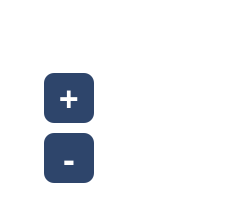
    <widget class="QWidget" name="timer_page">
     <property name="styleSheet">
      <string notr="true">background-color: rgba(0,0,0,0)</string>
     </property>
     <widget class="QFrame" name="timer_frame">
      <property name="geometry">
       <rect>
        <x>0</x>
        <y>0</y>
        <width>241</width>
        <height>208</height>
       </rect>
      </property>
      <property name="minimumSize">
       <size>
        <width>241</width>
        <height>208</height>
       </size>
      </property>
      <property name="maximumSize">
       <size>
        <width>16777215</width>
        <height>208</height>
       </size>
      </property>
      <property name="styleSheet">
       <string notr="true">background-color: rgba(0,0,0,0)</string>
      </property>
      <property name="frameShape">
       <enum>QFrame::StyledPanel</enum>
      </property>
      <property name="frameShadow">
       <enum>QFrame::Raised</enum>
      </property>
      <layout class="QVBoxLayout" name="verticalLayout_5">
       <item>
        <widget class="QLabel" name="timer_frame_label">
         <property name="minimumSize">
          <size>
           <width>221</width>
           <height>33</height>
          </size>
         </property>
         <property name="maximumSize">
          <size>
           <width>217</width>
           <height>33</height>
          </size>
         </property>
         <property name="font">
          <font>
           <family>MS Serif</family>
           <pointsize>16</pointsize>
          </font>
         </property>
         <property name="styleSheet">
          <string notr="true">QLabel{
	background-color: rgba(255, 255, 255, 0);
	
	color: rgb(255, 255, 255);
}</string>
         </property>
         <property name="text">
          <string>Таймер</string>
         </property>
         <property name="alignment">
          <set>Qt::AlignHCenter|Qt::AlignTop</set>
         </property>
        </widget>
       </item>
       <item>
        <widget class="QFrame" name="timer_frame_with_buttons_and_info">
         <property name="minimumSize">
          <size>
           <width>223</width>
           <height>159</height>
          </size>
         </property>
         <property name="styleSheet">
          <string notr="true">background-color: rgba(0,0,0,0)</string>
         </property>
         <property name="frameShape">
          <enum>QFrame::StyledPanel</enum>
         </property>
         <property name="frameShadow">
          <enum>QFrame::Raised</enum>
         </property>
         <layout class="QHBoxLayout" name="horizontalLayout_2">
          <item>
           <widget class="QFrame" name="timer_buttons_frame">
            <property name="styleSheet">
             <string notr="true">background-color: rgba(0,0,0,0)</string>
            </property>
            <property name="frameShape">
             <enum>QFrame::StyledPanel</enum>
            </property>
            <property name="frameShadow">
             <enum>QFrame::Raised</enum>
            </property>
            <layout class="QGridLayout" name="gridLayout_5">
             <item row="0" column="0">
              <widget class="QPushButton" name="timer_plus_button">
               <property name="sizePolicy">
                <sizepolicy hsizetype="Ignored" vsizetype="Ignored">
                 <horstretch>0</horstretch>
                 <verstretch>0</verstretch>
                </sizepolicy>
               </property>
               <property name="minimumSize">
                <size>
                 <width>50</width>
                 <height>50</height>
                </size>
               </property>
               <property name="maximumSize">
                <size>
                 <width>50</width>
                 <height>50</height>
                </size>
               </property>
               <property name="font">
                <font>
                 <family>Sitka Subheading</family>
                 <pointsize>26</pointsize>
                 <weight>75</weight>
                 <bold>true</bold>
                </font>
               </property>
               <property name="layoutDirection">
                <enum>Qt::LeftToRight</enum>
               </property>
               <property name="styleSheet">
                <string notr="true">QPushButton {
	background-color: rgb(46, 69, 107);
	border: none;
	border-radius: 10px;
	color: white
}
QPushButton:pressed{
	background-color: rgb(62, 93, 143);
}</string>
               </property>
               <property name="text">
                <string>+</string>
               </property>
               <property name="iconSize">
                <size>
                 <width>35</width>
                 <height>35</height>
                </size>
               </property>
               <property name="checked">
                <bool>false</bool>
               </property>
              </widget>
             </item>
             <item row="1" column="0">
              <widget class="QPushButton" name="timer_minus_button">
               <property name="sizePolicy">
                <sizepolicy hsizetype="Ignored" vsizetype="Ignored">
                 <horstretch>0</horstretch>
                 <verstretch>0</verstretch>
                </sizepolicy>
               </property>
               <property name="minimumSize">
                <size>
                 <width>50</width>
                 <height>50</height>
                </size>
               </property>
               <property name="maximumSize">
                <size>
                 <width>50</width>
                 <height>50</height>
                </size>
               </property>
               <property name="font">
                <font>
                 <family>Sitka Subheading</family>
                 <pointsize>26</pointsize>
                 <weight>75</weight>
                 <bold>true</bold>
                </font>
               </property>
               <property name="layoutDirection">
                <enum>Qt::LeftToRight</enum>
               </property>
               <property name="styleSheet">
                <string notr="true">QPushButton {
	background-color: rgb(46, 69, 107);
	border: none;
	border-radius: 10px;
	color: white
}
QPushButton:pressed{
	background-color: rgb(62, 93, 143);
}</string>
               </property>
               <property name="text">
                <string>-</string>
               </property>
               <property name="iconSize">
                <size>
                 <width>35</width>
                 <height>35</height>
                </size>
               </property>
               <property name="checked">
                <bool>false</bool>
               </property>
              </widget>
             </item>
            </layout>
           </widget>
          </item>
          <item>
           <widget class="QFrame" name="timer_info_frame">
            <property name="styleSheet">
             <string notr="true">background-color: rgba(0,0,0,0)</string>
            </property>
            <property name="frameShape">
             <enum>QFrame::StyledPanel</enum>
            </property>
            <property name="frameShadow">
             <enum>QFrame::Raised</enum>
            </property>
            <widget class="QLabel" name="timer_value">
             <property name="geometry">
              <rect>
               <x>10</x>
               <y>65</y>
               <width>82</width>
               <height>51</height>
              </rect>
             </property>
             <property name="font">
              <font>
               <family>MS Serif</family>
               <pointsize>19</pointsize>
              </font>
             </property>
             <property name="styleSheet">
              <string notr="true">QLabel{
	background-color: none;
	font-size: 19pt;
	color: rgb(255, 255, 255);
}</string>
             </property>
             <property name="text">
              <string>00:00</string>
             </property>
             <property name="alignment">
              <set>Qt::AlignCenter</set>
             </property>
            </widget>
            <widget class="QLabel" name="sand_wach_picture">
             <property name="geometry">
              <rect>
               <x>1</x>
               <y>0</y>
               <width>101</width>
               <height>81</height>
              </rect>
             </property>
             <property name="font">
              <font>
               <family>MS Serif</family>
               <pointsize>21</pointsize>
              </font>
             </property>
             <property name="styleSheet">
              <string notr="true">QLabel{
	background-color: none;
	
	color: rgb(255, 255, 255);
}</string>
             </property>
             <property name="text">
              <string/>
             </property>
             <property name="pixmap">
              <pixmap>../../../GUI/Final_Images/sand_clock_icon.png</pixmap>
             </property>
             <property name="alignment">
              <set>Qt::AlignCenter</set>
             </property>
            </widget>
           </widget>
          </item>
         </layout>
        </widget>
       </item>
      </layout>
     </widget>
    </widget>
